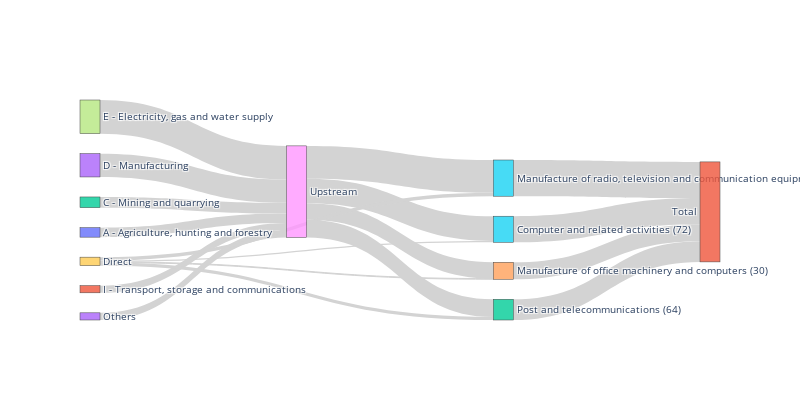
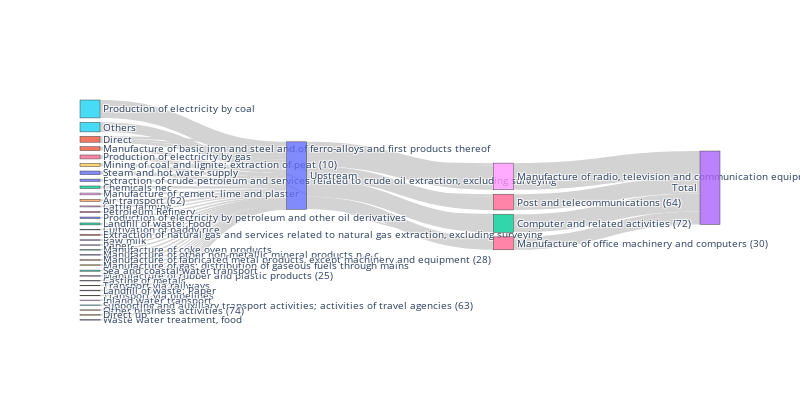

These figures' notebook cell, in order:
### Code cell
# For each ICT industry, we assess its upstream footprint
# If upstream is one of the other industries, we do not consider it
# If upstream is itself, it is direct

upstream_color = "red"
downstream_color = "blue"
direct_color = "black"

for exio in [exio_simplified, exio_normal]:
    labels = list(get_all_industries(exio) + get_demand_categories(exio))
    labels.append("Upstream")
    labels.append("Direct")
    labels.append("Downstream")
    labels.append("Total")
    labels.append("Direct up")

    sources = []
    targets = []
    values = []
    colors = []

    total_upstream = 0

    for industry in ict_industries:
        sum_y = exio.Y.sum(axis=1)
        S = exio.impacts.S[("global", industry)][COE2_NAME]

        direct = (
            exio.L[("global", industry)][("global", industry)]
            * sum_y[("global", industry)]
            * S
        )

        sources.append(labels.index("Direct"))
        targets.append(labels.index(industry))
        values.append(direct)
        colors.append(direct_color)

        sources.append(labels.index(industry))
        targets.append(labels.index("Total"))
        values.append(direct)
        colors.append(direct_color)

        upstream = 0
        for supplier in get_all_industries(exio):
            if supplier != industry:

                value = (
                    exio.L[("global", industry)][("global", supplier)]
                    * sum_y[("global", industry)]
                    * exio.impacts.S[("global", supplier)][COE2_NAME]
                )

                if supplier not in ict_industries:
                    sources.append(labels.index(supplier))
                    targets.append(labels.index("Upstream"))
                    values.append(value)
                    colors.append(upstream_color)
                else:
                    sources.append(labels.index("Direct up"))
                    targets.append(labels.index("Upstream"))
                    values.append(value)
                    colors.append(upstream_color)
                upstream += value

        sources.append(labels.index("Upstream"))
        targets.append(labels.index(industry))
        values.append(upstream)
        colors.append(upstream_color)

        sources.append(labels.index(industry))
        targets.append(labels.index("Total"))
        values.append(upstream)
        colors.append(upstream_color)

        print("---" + industry + "---")
        print("Upstream: " + str(upstream))
        print("Direct: " + str(direct))
        print("CBA: " + str(direct + upstream))
        print("CBA: " + str(get_cba_impact(exio, industry)) + " expected")
        print("Diff due to not double counting")
        print()
        total_upstream += upstream

    print("---Total---")
    print("Upstream: " + str(kg_to_Gt(total_upstream)))

    if exio == exio_simplified:
        plot_sankey(
            sources=sources,
            targets=targets,
            values=values,
            labels=labels,
            # colors=colors,
            regroup_small_nodes=True,
            regroup_threshold=55000000000 if exio == exio_simplified else 5500000000,
            width=10,
            height=5,
            title="",  # "ICT GHG emissions sources (2015)",
        ).write_image("figures/upstream_carbon.pdf")
        plot_sankey(
            sources=sources,
            targets=targets,
            values=values,
            labels=labels,
            # colors=colors,
            regroup_small_nodes=True,
            regroup_threshold=55000000000 if exio == exio_simplified else 5500000000,
            width=10,
            height=5,
            title="",  # "ICT GHG emissions sources (2015)",
        ).show()
    else:
        plot_sankey(
            sources=sources,
            targets=targets,
            values=values,
            labels=labels,
            # colors=colors,
            regroup_small_nodes=True,
            regroup_threshold=5500000000,
            width=10,
            height=5,
            title="",  # "ICT GHG emissions sources (2015)",
        ).show()  # .write_image("figures/greendays/impact_sources.svg")

    # print(upstream + direct, upstream, direct)
    # print(compute_udd_impact(exio, industry))

### Figure 1 — Plotly figure (JSON) as saved in the notebook; plotly's stock layout.template omitted (floating-point values rounded to 4 significant figures)
{"data": [{"link": {"color": ["lightgrey", "lightgrey", "lightgrey", "lightgrey", "lightgrey", "lightgrey", "lightgrey", "lightgrey", "lightgrey", "lightgrey", "lightgrey", "lightgrey", "lightgrey", "lightgrey", "lightgrey", "lightgrey", "lightgrey", "lightgrey"], "source": [29, 15, 0, 33, 2, 3, 7, 11, 28, 29, 4, 28, 29, 5, 28, 29, 12, 28], "target": [15, 31, 28, 28, 28, 28, 28, 28, 15, 4, 31, 4, 5, 31, 5, 12, 31, 12], "value": [16490000000.0, 320000000000.0, 116500000000.0, 88260000000.0, 131700000000.0, 286500000000.0, 413300000000.0, 88150000000.0, 303500000000.0, 8143000000.0, 209000000000.0, 200800000000.0, 42300000000.0, 445000000000.0, 402700000000.0, 37230000000.0, 254700000000.0, 217500000000.0]}, "node": {"label": ["A - Agriculture, hunting and forestry", "B - Fishing", "C - Mining and quarrying", "D - Manufacturing", "Manufacture of office machinery and computers (30)", "Manufacture of radio, television and communication equipment and apparatus (32)", "O - Other community, social and personal service activities", "E - Electricity, gas and water supply", "F - Construction", "G - Wholesale and retail trade; repair of motor vehicles, motorcycles and personal and household goods", "H - Hotels and restaurants", "I - Transport, storage and communications", "Post and telecommunications (64)", "J - Financial intermediation", "K - Real estate, renting and business activities", "Computer and related activities (72)", "L - Public administration and defence; compulsory social security", "M - Education", "N - Health and social work", "P - Activities of private households as employers and undifferentiated production activities of private households", "Q - Extra-territorial organizations and bodies", "Final consumption expenditure by households", "Final consumption expenditure by non-profit organisations serving households (NPISH)", "Final consumption expenditure by government", "Gross fixed capital formation", "Changes in inventories", "Changes in valuables", "Exports: Total (fob)", "Upstream", "Direct", "Downstream", "Total", "Direct up", "Others"]}, "type": "sankey"}], "layout": {"font": {"size": 10}, "height": 400, "plot_bgcolor": "rgba(0,0,0,0)", "title": {"text": ""}, "width": 800, "xaxis": {"showgrid": false, "visible": false, "zeroline": false}, "yaxis": {"showgrid": false, "visible": false, "zeroline": false}}}

### Figure 2 — Plotly figure (JSON) as saved in the notebook; plotly's stock layout.template omitted (floating-point values rounded to 4 significant figures; data arrays with more than 128 entries replaced by an {"elided": "..."} marker saying what was removed)
{"data": [{"link": {"color": ["lightgrey", "lightgrey", "lightgrey", "lightgrey", "lightgrey", "lightgrey", "lightgrey", "lightgrey", "lightgrey", "lightgrey", "lightgrey", "lightgrey", "lightgrey", "lightgrey", "lightgrey", "lightgrey", "lightgrey", "lightgrey", "lightgrey", "lightgrey", "lightgrey", "lightgrey", "lightgrey", "lightgrey", "lightgrey", "lightgrey", "lightgrey", "lightgrey", "lightgrey", "lightgrey", "lightgrey", "lightgrey", "lightgrey", "lightgrey", "lightgrey", "lightgrey", "lightgrey", "lightgrey", "lightgrey", "lightgrey", "lightgrey", "lightgrey", "lightgrey", "lightgrey", "lightgrey"], "source": [171, 132, 0, 175, 8, 13, 19, 20, 21, 53, 55, 56, 62, 63, 68, 70, 71, 83, 84, 174, 95, 96, 100, 109, 110, 119, 121, 122, 123, 124, 125, 134, 150, 152, 153, 170, 171, 86, 170, 171, 88, 170, 171, 126, 170], "target": [132, 173, 170, 170, 170, 170, 170, 170, 170, 170, 170, 170, 170, 170, 170, 170, 170, 170, 170, 170, 170, 170, 170, 170, 170, 170, 170, 170, 170, 170, 170, 170, 170, 170, 170, 132, 86, 173, 86, 88, 173, 88, 126, 173, 126], "value": [16510000000.0, 318500000000.0, 10110000000.0, 168700000000.0, 17500000000.0, 10770000000.0, 57060000000.0, 42970000000.0, 17120000000.0, 6542000000.0, 7886000000.0, 21340000000.0, 46490000000.0, 6830000000.0, 32000000000.0, 10870000000.0, 68260000000.0, 6297000000.0, 13290000000.0, 10700000000.0, 317300000000.0, 69840000000.0, 26350000000.0, 15680000000.0, 64210000000.0, 7001000000.0, 5696000000.0, 19920000000.0, 7349000000.0, 38860000000.0, 7660000000.0, 5684000000.0, 6479000000.0, 34240000000.0, 12920000000.0, 302000000000.0, 8148000000.0, 230100000000.0, 221900000000.0, 42390000000.0, 471500000000.0, 429100000000.0, 37270000000.0, 278100000000.0, 240900000000.0]}, "node": {"label": {"elided": "176 str values"}}, "type": "sankey"}], "layout": {"font": {"size": 10}, "height": 400, "plot_bgcolor": "rgba(0,0,0,0)", "title": {"text": ""}, "width": 800, "xaxis": {"showgrid": false, "visible": false, "zeroline": false}, "yaxis": {"showgrid": false, "visible": false, "zeroline": false}}}
